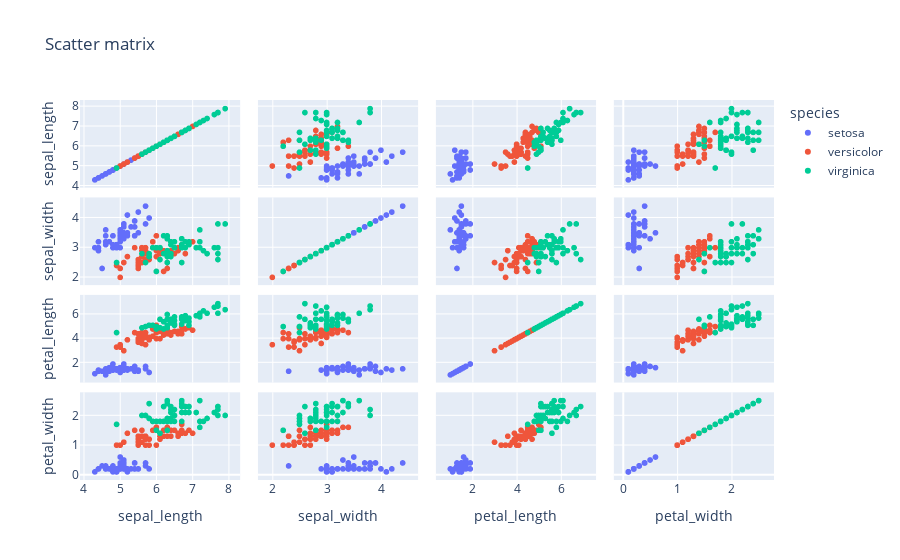

Source (notebook cell):
### Code cell
px.scatter_matrix(data_frame=df, dimensions=['sepal_length', 'sepal_width', 'petal_length', 'petal_width'], color='species',
                 title='Scatter matrix')

### Figure 1 — Plotly figure (JSON) as saved in the notebook; plotly's stock layout.template omitted (floating-point values rounded to 4 significant figures)
{"data": [{"dimensions": [{"axis": {"matches": true}, "label": "sepal_length", "values": [5.1, 4.9, 4.7, 4.6, 5, 5.4, 4.6, 5, 4.4, 4.9, 5.4, 4.8, 4.8, 4.3, 5.8, 5.7, 5.4, 5.1, 5.7, 5.1, 5.4, 5.1, 4.6, 5.1, 4.8, 5, 5, 5.2, 5.2, 4.7, 4.8, 5.4, 5.2, 5.5, 4.9, 5, 5.5, 4.9, 4.4, 5.1, 5, 4.5, 4.4, 5, 5.1, 4.8, 5.1, 4.6, 5.3, 5]}, {"axis": {"matches": true}, "label": "sepal_width", "values": [3.5, 3, 3.2, 3.1, 3.6, 3.9, 3.4, 3.4, 2.9, 3.1, 3.7, 3.4, 3, 3, 4, 4.4, 3.9, 3.5, 3.8, 3.8, 3.4, 3.7, 3.6, 3.3, 3.4, 3, 3.4, 3.5, 3.4, 3.2, 3.1, 3.4, 4.1, 4.2, 3.1, 3.2, 3.5, 3.1, 3, 3.4, 3.5, 2.3, 3.2, 3.5, 3.8, 3, 3.8, 3.2, 3.7, 3.3]}, {"axis": {"matches": true}, "label": "petal_length", "values": [1.4, 1.4, 1.3, 1.5, 1.4, 1.7, 1.4, 1.5, 1.4, 1.5, 1.5, 1.6, 1.4, 1.1, 1.2, 1.5, 1.3, 1.4, 1.7, 1.5, 1.7, 1.5, 1, 1.7, 1.9, 1.6, 1.6, 1.5, 1.4, 1.6, 1.6, 1.5, 1.5, 1.4, 1.5, 1.2, 1.3, 1.5, 1.3, 1.5, 1.3, 1.3, 1.3, 1.6, 1.9, 1.4, 1.6, 1.4, 1.5, 1.4]}, {"axis": {"matches": true}, "label": "petal_width", "values": [0.2, 0.2, 0.2, 0.2, 0.2, 0.4, 0.3, 0.2, 0.2, 0.1, 0.2, 0.2, 0.1, 0.1, 0.2, 0.4, 0.4, 0.3, 0.3, 0.3, 0.2, 0.4, 0.2, 0.5, 0.2, 0.2, 0.4, 0.2, 0.2, 0.2, 0.2, 0.4, 0.1, 0.2, 0.1, 0.2, 0.2, 0.1, 0.2, 0.2, 0.3, 0.3, 0.2, 0.6, 0.4, 0.3, 0.2, 0.2, 0.2, 0.2]}], "hovertemplate": "species=setosa<br>%{xaxis.title.text}=%{x}<br>%{yaxis.title.text}=%{y}<extra></extra>", "legendgroup": "setosa", "marker": {"color": "#636efa", "symbol": "circle"}, "name": "setosa", "showlegend": true, "type": "splom"}, {"dimensions": [{"axis": {"matches": true}, "label": "sepal_length", "values": [7, 6.4, 6.9, 5.5, 6.5, 5.7, 6.3, 4.9, 6.6, 5.2, 5, 5.9, 6, 6.1, 5.6, 6.7, 5.6, 5.8, 6.2, 5.6, 5.9, 6.1, 6.3, 6.1, 6.4, 6.6, 6.8, 6.7, 6, 5.7, 5.5, 5.5, 5.8, 6, 5.4, 6, 6.7, 6.3, 5.6, 5.5, 5.5, 6.1, 5.8, 5, 5.6, 5.7, 5.7, 6.2, 5.1, 5.7]}, {"axis": {"matches": true}, "label": "sepal_width", "values": [3.2, 3.2, 3.1, 2.3, 2.8, 2.8, 3.3, 2.4, 2.9, 2.7, 2, 3, 2.2, 2.9, 2.9, 3.1, 3, 2.7, 2.2, 2.5, 3.2, 2.8, 2.5, 2.8, 2.9, 3, 2.8, 3, 2.9, 2.6, 2.4, 2.4, 2.7, 2.7, 3, 3.4, 3.1, 2.3, 3, 2.5, 2.6, 3, 2.6, 2.3, 2.7, 3, 2.9, 2.9, 2.5, 2.8]}, {"axis": {"matches": true}, "label": "petal_length", "values": [4.7, 4.5, 4.9, 4, 4.6, 4.5, 4.7, 3.3, 4.6, 3.9, 3.5, 4.2, 4, 4.7, 3.6, 4.4, 4.5, 4.1, 4.5, 3.9, 4.8, 4, 4.9, 4.7, 4.3, 4.4, 4.8, 5, 4.5, 3.5, 3.8, 3.7, 3.9, 5.1, 4.5, 4.5, 4.7, 4.4, 4.1, 4, 4.4, 4.6, 4, 3.3, 4.2, 4.2, 4.2, 4.3, 3, 4.1]}, {"axis": {"matches": true}, "label": "petal_width", "values": [1.4, 1.5, 1.5, 1.3, 1.5, 1.3, 1.6, 1, 1.3, 1.4, 1, 1.5, 1, 1.4, 1.3, 1.4, 1.5, 1, 1.5, 1.1, 1.8, 1.3, 1.5, 1.2, 1.3, 1.4, 1.4, 1.7, 1.5, 1, 1.1, 1, 1.2, 1.6, 1.5, 1.6, 1.5, 1.3, 1.3, 1.3, 1.2, 1.4, 1.2, 1, 1.3, 1.2, 1.3, 1.3, 1.1, 1.3]}], "hovertemplate": "species=versicolor<br>%{xaxis.title.text}=%{x}<br>%{yaxis.title.text}=%{y}<extra></extra>", "legendgroup": "versicolor", "marker": {"color": "#EF553B", "symbol": "circle"}, "name": "versicolor", "showlegend": true, "type": "splom"}, {"dimensions": [{"axis": {"matches": true}, "label": "sepal_length", "values": [6.3, 5.8, 7.1, 6.3, 6.5, 7.6, 4.9, 7.3, 6.7, 7.2, 6.5, 6.4, 6.8, 5.7, 5.8, 6.4, 6.5, 7.7, 7.7, 6, 6.9, 5.6, 7.7, 6.3, 6.7, 7.2, 6.2, 6.1, 6.4, 7.2, 7.4, 7.9, 6.4, 6.3, 6.1, 7.7, 6.3, 6.4, 6, 6.9, 6.7, 6.9, 5.8, 6.8, 6.7, 6.7, 6.3, 6.5, 6.2, 5.9]}, {"axis": {"matches": true}, "label": "sepal_width", "values": [3.3, 2.7, 3, 2.9, 3, 3, 2.5, 2.9, 2.5, 3.6, 3.2, 2.7, 3, 2.5, 2.8, 3.2, 3, 3.8, 2.6, 2.2, 3.2, 2.8, 2.8, 2.7, 3.3, 3.2, 2.8, 3, 2.8, 3, 2.8, 3.8, 2.8, 2.8, 2.6, 3, 3.4, 3.1, 3, 3.1, 3.1, 3.1, 2.7, 3.2, 3.3, 3, 2.5, 3, 3.4, 3]}, {"axis": {"matches": true}, "label": "petal_length", "values": [6, 5.1, 5.9, 5.6, 5.8, 6.6, 4.5, 6.3, 5.8, 6.1, 5.1, 5.3, 5.5, 5, 5.1, 5.3, 5.5, 6.7, 6.9, 5, 5.7, 4.9, 6.7, 4.9, 5.7, 6, 4.8, 4.9, 5.6, 5.8, 6.1, 6.4, 5.6, 5.1, 5.6, 6.1, 5.6, 5.5, 4.8, 5.4, 5.6, 5.1, 5.1, 5.9, 5.7, 5.2, 5, 5.2, 5.4, 5.1]}, {"axis": {"matches": true}, "label": "petal_width", "values": [2.5, 1.9, 2.1, 1.8, 2.2, 2.1, 1.7, 1.8, 1.8, 2.5, 2, 1.9, 2.1, 2, 2.4, 2.3, 1.8, 2.2, 2.3, 1.5, 2.3, 2, 2, 1.8, 2.1, 1.8, 1.8, 1.8, 2.1, 1.6, 1.9, 2, 2.2, 1.5, 1.4, 2.3, 2.4, 1.8, 1.8, 2.1, 2.4, 2.3, 1.9, 2.3, 2.5, 2.3, 1.9, 2, 2.3, 1.8]}], "hovertemplate": "species=virginica<br>%{xaxis.title.text}=%{x}<br>%{yaxis.title.text}=%{y}<extra></extra>", "legendgroup": "virginica", "marker": {"color": "#00cc96", "symbol": "circle"}, "name": "virginica", "showlegend": true, "type": "splom"}], "layout": {"dragmode": "select", "legend": {"title": {"text": "species"}, "tracegroupgap": 0}, "title": {"text": "Scatter matrix"}}}
